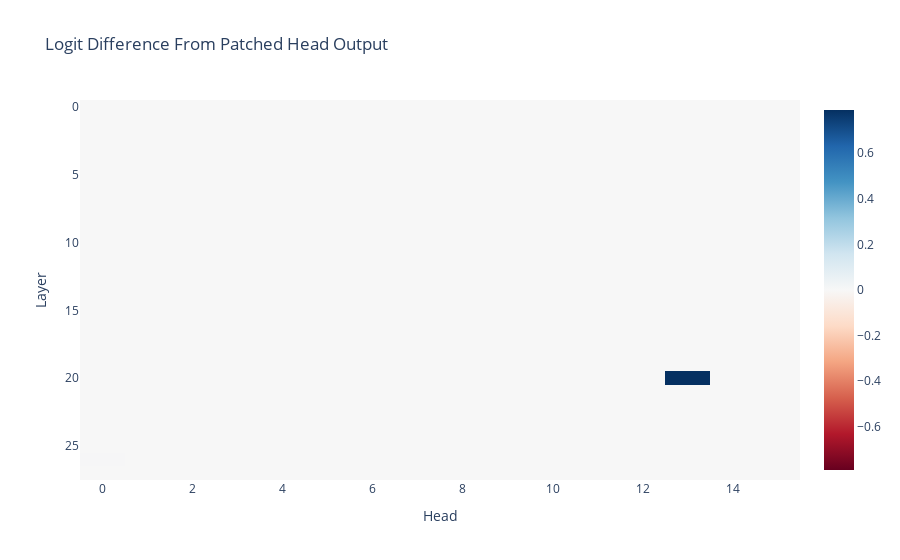

Notebook cell for this chart:
### Code cell
imshow(
    patched_head_z_diff,
    title="Logit Difference From Patched Head Output",
    labels={"x": "Head", "y": "Layer"},
    aspect='auto'
)

### Figure 1 — Plotly figure (JSON) as saved in the notebook; plotly's stock layout.template omitted (floating-point values rounded to 4 significant figures; data arrays with more than 128 entries replaced by an {"elided": "..."} marker saying what was removed)
{"data": [{"coloraxis": "coloraxis", "hovertemplate": "Head: %{x}<br>Layer: %{y}<br>color: %{z}<extra></extra>", "name": "0", "type": "heatmap", "xaxis": "x", "yaxis": "y", "z": {"elided": "28x16 float values"}}], "layout": {"coloraxis": {"cmid": 0, "colorscale": [[0, "rgb(103,0,31)"], [0.1, "rgb(178,24,43)"], [0.2, "rgb(214,96,77)"], [0.3, "rgb(244,165,130)"], [0.4, "rgb(253,219,199)"], [0.5, "rgb(247,247,247)"], [0.6, "rgb(209,229,240)"], [0.7, "rgb(146,197,222)"], [0.8, "rgb(67,147,195)"], [0.9, "rgb(33,102,172)"], [1, "rgb(5,48,97)"]]}, "title": {"text": "Logit Difference From Patched Head Output"}, "xaxis": {"anchor": "y", "domain": [0, 1], "title": {"text": "Head"}}, "yaxis": {"anchor": "x", "autorange": "reversed", "domain": [0, 1], "title": {"text": "Layer"}}}}
